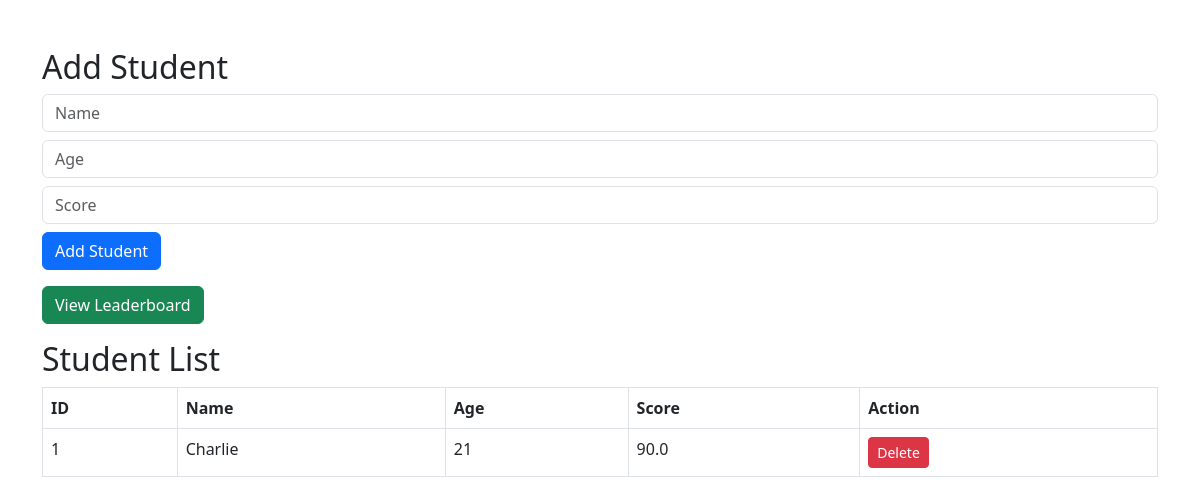
Before: / with the older database file.
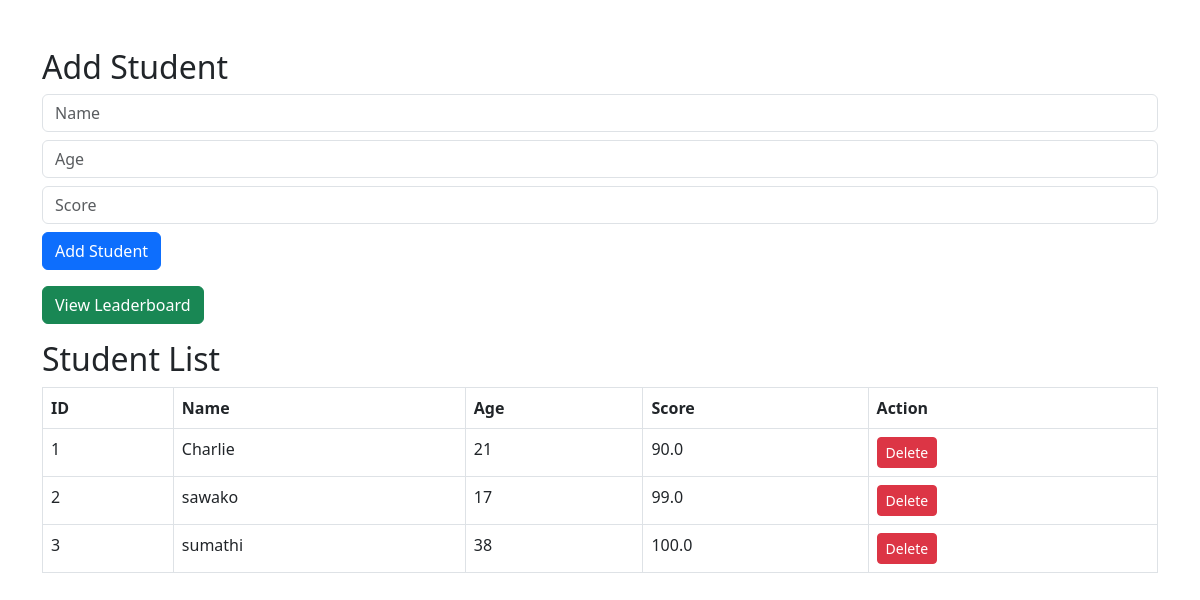
After: the same page with the newer database file.
### tables this page shows
CREATE TABLE students (
            id INTEGER PRIMARY KEY AUTOINCREMENT,
            name TEXT,
            age INTEGER,
            score REAL
        );

### app.py (the view)
@app.route("/")
def home():
    students = get_all_students()
    return render_template("add_student.html", students=students)

### models/db.py (called while the page is built)
def get_connection():
    return sqlite3.connect(DB)

def get_all_students():
    conn = get_connection()
    cur = conn.cursor()
    cur.execute("SELECT * FROM students")
    data = cur.fetchall()
    conn.close()
    return data

### templates/add_student.html (shortened to what this page needs)
<!DOCTYPE html>
<html>
<head>
    <link href="https://cdn.jsdelivr.net/npm/bootstrap@5.3.0/dist/css/bootstrap.min.css" rel="stylesheet">
</head>
<body class="container mt-5">
<h2>Add Student</h2>
<form action="/add" method="POST">
    <input type="text" name="name" class="form-control mb-2" placeholder="Name">
    <input type="number" name="age" class="form-control mb-2" placeholder="Age">
    <input type="number" step="0.01" name="score" class="form-control mb-2" placeholder="Score">
    <button class="btn btn-primary">Add Student</button>
</form>
<a href="/leaderboard" class="btn btn-success mt-3 mb-3">
    View Leaderboard
</a>
<h2>Student List</h2>
<table class="table table-bordered">
<tr>
    <th>ID</th>
    <th>Name</th>
    <th>Age</th>
    <th>Score</th>
    <th>Action</th>
</tr>
{% for student in students %}
<tr>
    <td>{{ student[0] }}</td>
    <td>{{ student[1] }}</td>
    <td>{{ student[2] }}</td>
    <td>{{ student[3] }}</td>
    <td>
        <a href="/delete/{{ student[0] }}" class="btn btn-danger btn-sm">Delete</a>
    </td>
</tr>
{% endfor %}
</table>
</body>
</html>

Changed rows visible on the page:
added students: id "2", name "sawako", age "17", score "99.0"
added students: id "3", name "sumathi", age "38", score "100.0"
